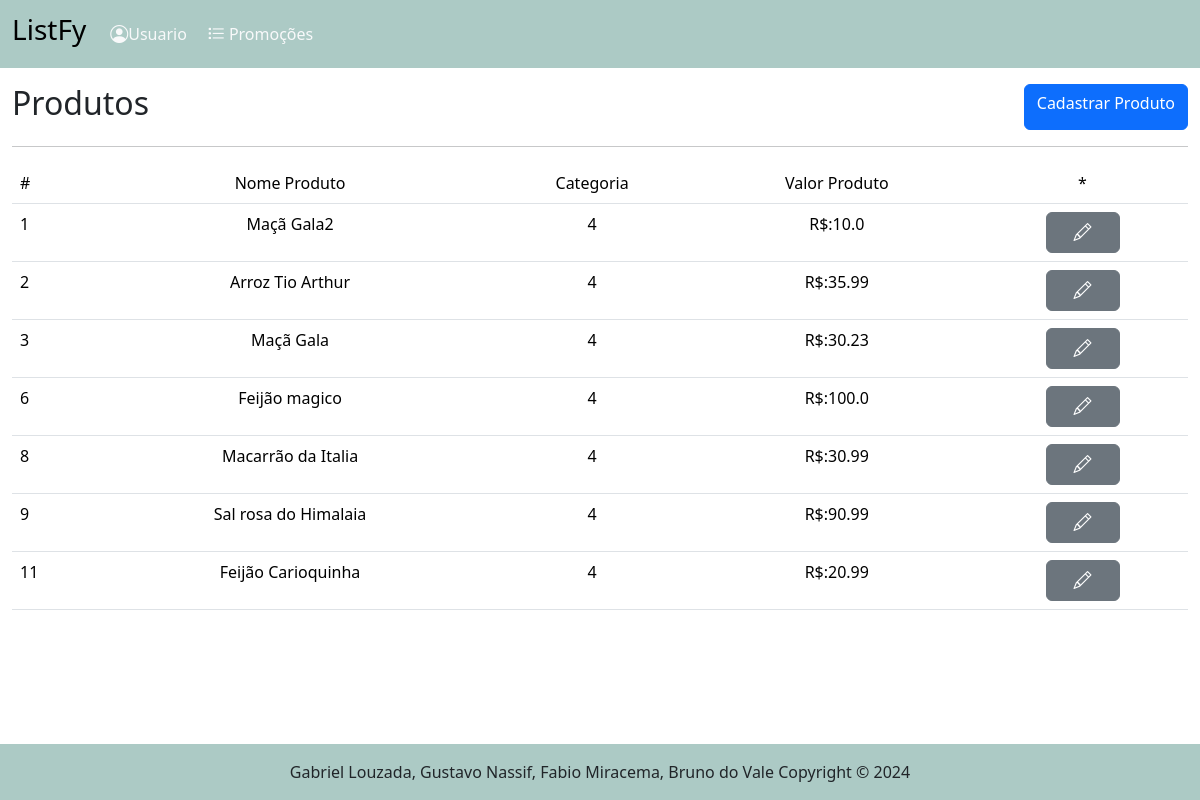
/produto/categoria/4, run on an earlier commit of the app's database.
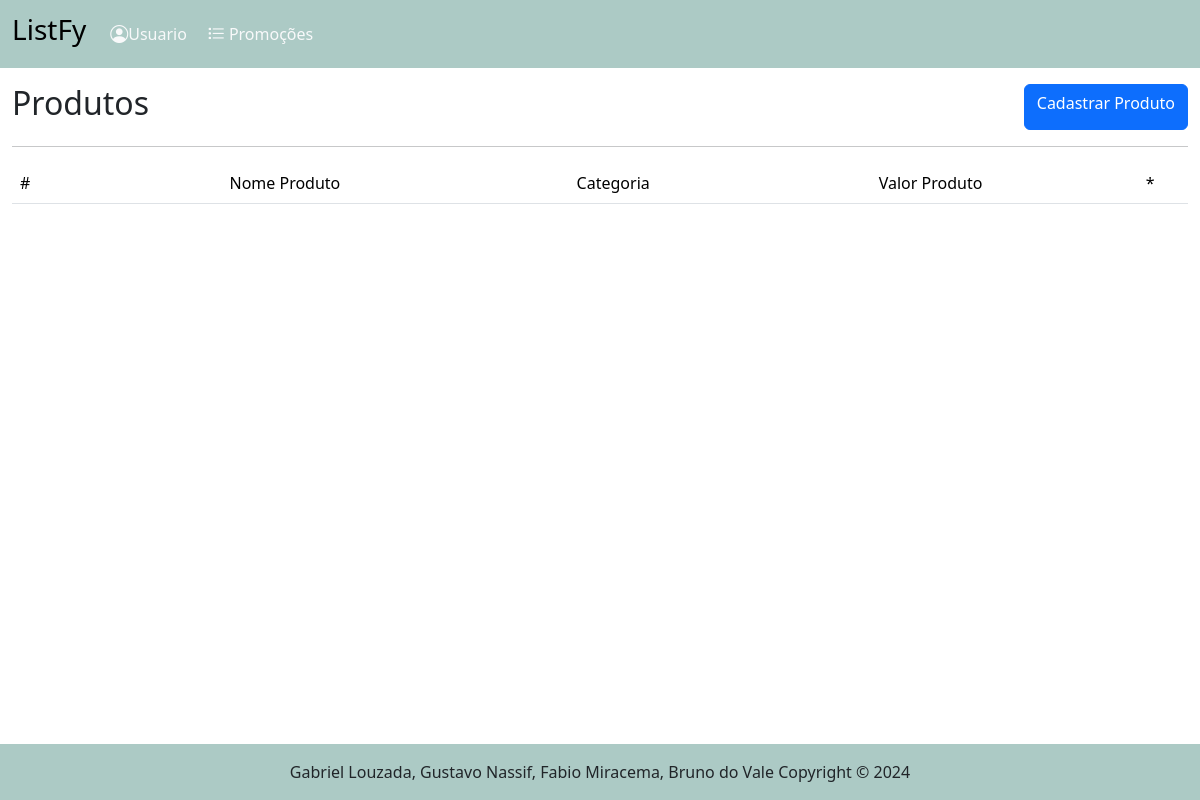
And on a later commit of the database.
### tables this page shows
CREATE TABLE "produto" (
	"id_produto"	INTEGER,
	"nome_produto"	TEXT NOT NULL,
	"id_categoria"	INTEGER NOT NULL,
	"valor_produto"	REAL NOT NULL,
	PRIMARY KEY("id_produto" AUTOINCREMENT),
	FOREIGN KEY("id_categoria") REFERENCES "categoria"("id_categoria")
);

### routes/produto_routes.py (the view)
@router.get("/", response_class=HTMLResponse)
async def get_produtos(request: Request):
    produtos = obter_todos_produtos()
    return templates.TemplateResponse("/produto/listar_produtos.html", {"request": request, "produtos": produtos})

### templates/produto/listar_produtos_categoria.html (shortened to what this page needs)
{% extends "base.html" %}
{% block conteudo %}
    <main class="container-fluid">
        <div class="d-flex justify-content-between mt-3">
            <h2>Produtos</h2>
            <a href="/produto/cadastrar_produto" class="btn btn-primary"> Cadastrar Produto</a>
        </div>
        <hr>
        <table class="table">
            <tr>
                <td>#</td>
                <td style="text-align: center;">Nome Produto</td>
                <td style="text-align: center;">Categoria</td>
                <td style="text-align: center;">Valor Produto</td>
                <td style="text-align: center;">*</td>
            </tr>
            {% for p in produtos %}
            <tr>
                <td>{{ p.id_produto }}</td>
                <td style="text-align: center;">{{ p.nome_produto }}</td>
                <td style="text-align: center;">{{ p.id_categoria }}</td>
                <td style="text-align: center;">R$:{{ p.valor_produto }}</td>
                <td style="text-align: center;" ><a href="/produto/alterar_produto/{{ p.id_produto }}" class="btn btn-secondary"><i class="bi bi-pencil"></i></a></td>
            </tr>
            {% endfor %}
        </table>
    </main>
{% endblock %}

What changed in the data, as far as the page shows it:
no longer on this page (row edited): produto: id_produto "1", nome_produto "Maçã Gala2", id_categoria "4", valor_produto "10.0"
no longer on this page (row edited): produto: id_produto "2", nome_produto "Arroz Tio Arthur", id_categoria "4", valor_produto "35.99"
no longer on this page (row edited): produto: id_produto "3", nome_produto "Maçã Gala", id_categoria "4", valor_produto "30.23"
no longer on this page (row edited): produto: id_produto "6", nome_produto "Feijão magico", id_categoria "4", valor_produto "100.0"
no longer on this page (row edited): produto: id_produto "8", nome_produto "Macarrão da Italia", id_categoria "4", valor_produto "30.99"
no longer on this page (row edited): produto: id_produto "9", nome_produto "Sal rosa do Himalaia", id_categoria "4", valor_produto "90.99"
no longer on this page (row edited): produto: id_produto "11", nome_produto "Feijão Carioquinha", id_categoria "4", valor_produto "20.99"
